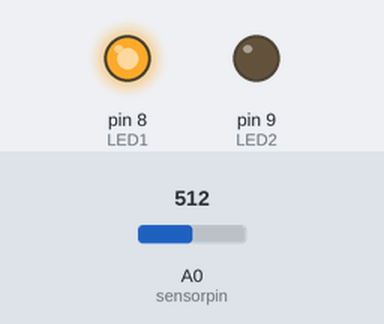
This sketch was run on a simulated Arduino Uno, built with avr-gcc and run on an emulated ATmega328P. Shown: output pins drawn as LEDs (lit = HIGH). Inputs (shaded band) come from the test bench; at power-on: A0 (sensorpin) = 512. What the sketch prints to the serial monitor is not drawn.

Above: at 1.3 s.
1.4 s: A0 (sensorpin) set to 106
2.9 s: A0 (sensorpin) set to 89
At 3.8 s:
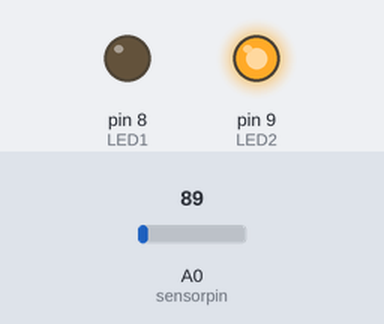
5.0 s: A0 (sensorpin) set to 110
At 5.4 s:
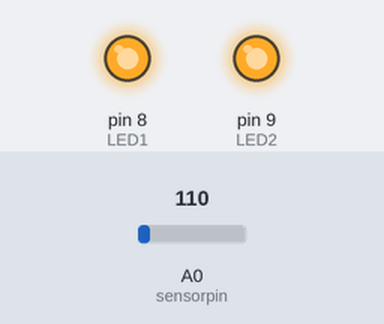
7.0 s: A0 (sensorpin) set to 90
At 8.1 s:
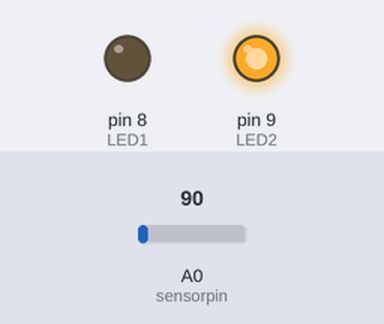
Timing chart, 0 to 10.0 s (numbered marks = the images above; inputs shaded):
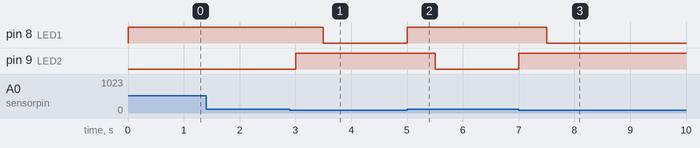

Measured:
- the behaviour switches between 100 and 99 on A0 (sensorpin) (found by bisection; images 0 and 1)
- after the input at 1.4 s, every drawn part: stays the same
- after the input at 2.9 s, pin 8 (LED1): HIGH → LOW after 0.60 s; pin 9 (LED2): LOW → HIGH after 0.10 s
- after the input at 5.0 s, pin 8 (LED1): LOW → HIGH at once; pin 9 (LED2): HIGH → LOW after 0.50 s
- after the input at 7.0 s, pin 8 (LED1): HIGH → LOW after 0.50 s; pin 9 (LED2): LOW → HIGH at once

The sketch:

Code.ino
```cpp
int sensorpin=A0;
const int LED1=8;
const int LED2=9;
void setup()
{
  pinMode(LED1,OUTPUT);
  pinMode(LED2,OUTPUT);
  Serial.begin(9600);
}
void loop()
{
  for(int i=1;i>0;i++)
  {
  int sensorvalue= analogRead(sensorpin);
  Serial.print(sensorvalue);
  if(sensorvalue<100)
  {
    digitalWrite(LED2,HIGH);
    delay(500);
    digitalWrite(LED1,LOW);
  }
  else
  {
    digitalWrite(LED1,HIGH);
    delay(500);
    digitalWrite(LED2,LOW);
  }
  }
}
```
